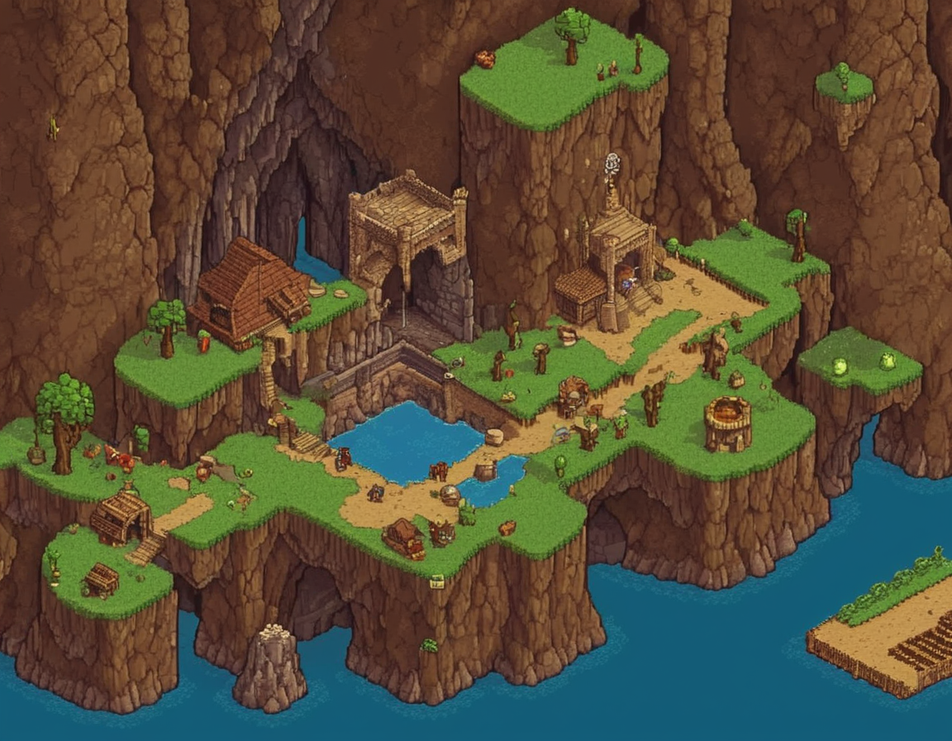
#> input picture MapGeneratorCode/2024-02-20_15-15-05_7307.png, 952 x 741 px, shrunk from 1152 x 896 before the run, found by its file name
$ python Clustering.py
#> lines starting #> are read from the running program, lines starting #| are printed output that depends on the picture
from PIL import Image
import numpy as np
from sklearn.cluster import KMeans

def extract_tiles(image_path, tile_size):
    # Charger l'image de la carte 2D
#> called with image_path = '2024-02-20_15-15-05_7307.png', tile_size = (32, 32)
    image = Image.open(image_path)
#> image is the input picture: PIL image 952x741 RGB; mean R, G, B 86.7, 78.4, 56.8
    width, height = image.size
#> width = 952; height = 741

    tiles = []

    # Parcourir l'image et extraire chaque tuile
    for y in range(0, height, tile_size[1]):
        for x in range(0, width, tile_size[0]):
            # Extraire la tuile à partir de l'image
            tile = image.crop((x, y, x + tile_size[0], y + tile_size[1]))
            tiles.append(tile)
#> after the loop, tiles = 720 items

    return tiles


def select_representative_tiles(tiles):
    # Convertir les tuiles en tableaux numpy
    tile_arrays = [np.array(tile) for tile in tiles]

    # Convertir les tableaux en un seul tableau 2D
    flat_tile_array = np.array(tile_arrays).reshape(len(tiles), -1)

    # Utiliser l'algorithme KMeans pour regrouper les tuiles
    kmeans = KMeans(n_clusters=256)
    kmeans.fit(flat_tile_array)

    # Sélectionner un représentant de chaque cluster
    representative_indices = []
    for cluster_center in kmeans.cluster_centers_:
        # Calculer les distances entre le centre du cluster et toutes les tuiles
        distances = np.linalg.norm(flat_tile_array - cluster_center, axis=1)

        # Trouver l'index de la tuile la plus proche du centre du cluster
        closest_tile_index = np.argmin(distances)

        # Ajouter l'index de la tuile sélectionnée à la liste des indices de tuiles représentatives
        representative_indices.append(closest_tile_index)

    # Sélectionner les tuiles représentatives en fonction des indices obtenus
    representative_tiles = [tiles[index] for index in representative_indices]

    return representative_tiles


def save_tiles(tiles, output_path):
    for i, tile in enumerate(tiles):
        try:
            tile.save(f"{output_path}/tile_{i}.png", "PNG")
        except Exception as e:
            print(f"Error saving tile {i}: {e}")

# Chemin de l'image de la carte 2D
image_path = "2024-02-20_15-15-05_7307.png"  # Remplacez par le chemin de votre image

# Taille des tuiles
tile_size = (32, 32)

# Extraire les tuiles
tiles = extract_tiles(image_path, tile_size)
#> tiles = 720 items

# Sélectionner les 32 tuiles les plus pertinentes
representative_tiles = select_representative_tiles(tiles)
#> in select_representative_tiles, `flat_tile_array = np.array(tile_arrays).reshape(len(tiles), -1)`:
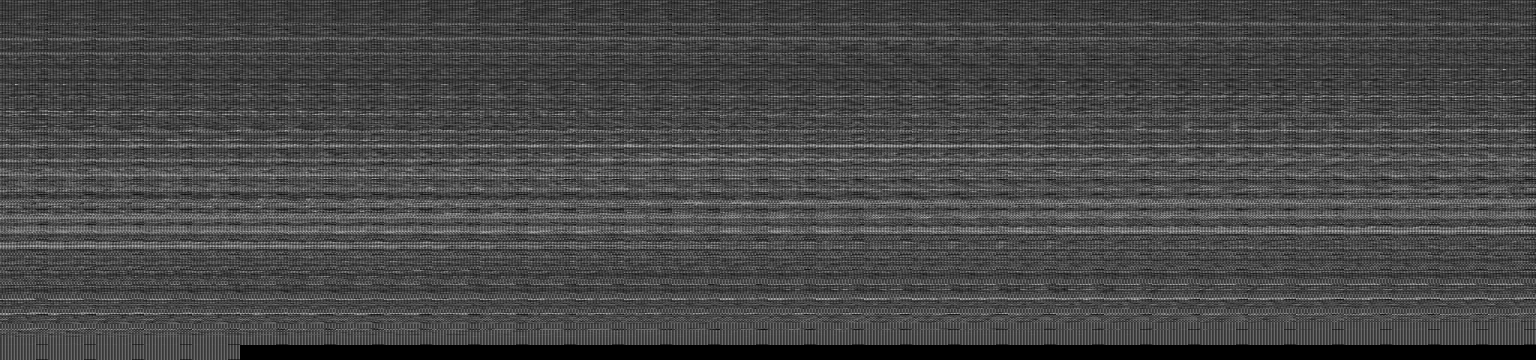
#> flat_tile_array: shape (720, 3072) (shown at 1/2 size); min 0, max 255, mean 70.8
#> the loop in select_representative_tiles, `for cluster_center in kmeans.cluster_centers_:` made 256 passes
#> closest_tile_index on passes 1 to 3: 395, 649, 86
#> after the loop in select_representative_tiles, `for cluster_center in kmeans.cluster_centers_:`: representative_indices = 256 values, max 702 at index 3, min 17 at index 145, mean 371.6
#> in select_representative_tiles, `representative_tiles = [tiles[index] for index in representative_indic..`: representative_tiles = 256 items
#> representative_tiles = 256 items

# Enregistrer chaque tuile représentative au format PNG
output_path = "output_folder"  # Remplacez par le chemin du dossier de sortie
save_tiles(representative_tiles, output_path)
#> the loop in save_tiles, `for i, tile in enumerate(tiles):` made 256 passes
#> pass 1, in save_tiles, `tile.save(f"{output_path}/tile_{i}.png", "PNG")`:
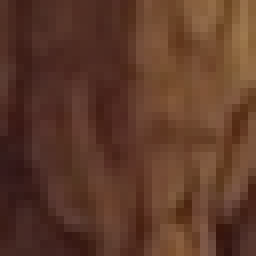
#> saved as tile_0.png: PIL image 32x32 RGB (shown 8 times larger); mean R, G, B 93.8, 57.8, 41.6
#> pass 2, in save_tiles, `tile.save(f"{output_path}/tile_{i}.png", "PNG")`:
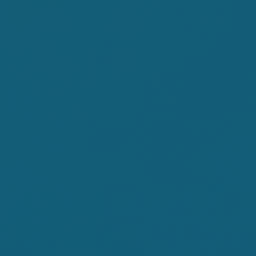
#> saved as tile_1.png: PIL image 32x32 RGB (shown 8 times larger); mean R, G, B 19, 92.7, 119.1

$ run again, with MapGeneratorCode/2024-02-20_15-58-44_8684.png copied over MapGeneratorCode/2024-02-20_15-15-05_7307.png
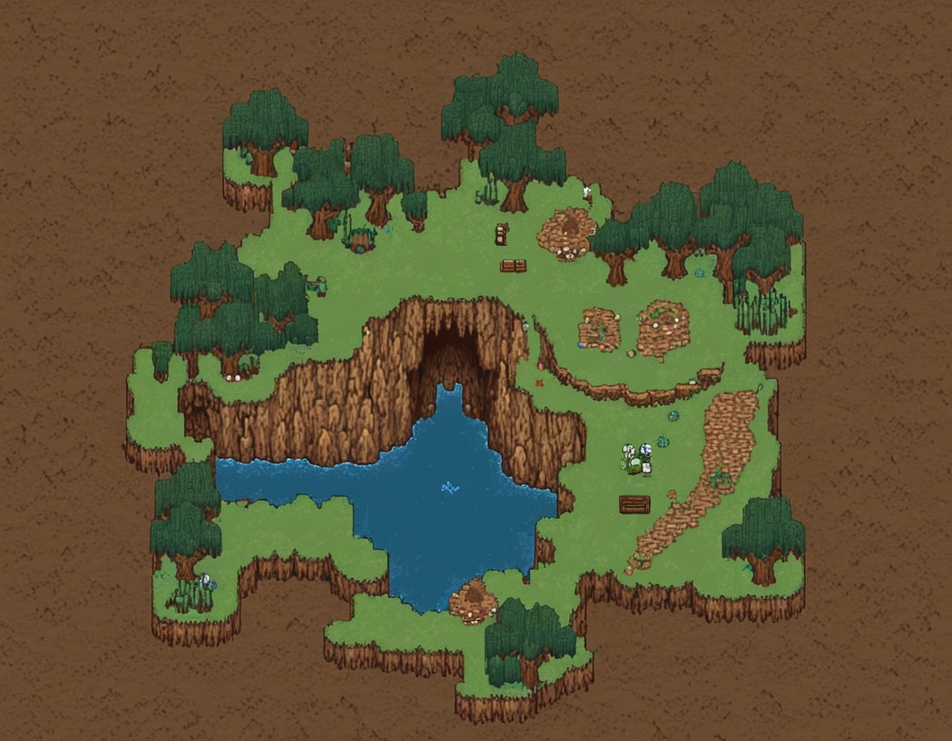
#> input picture MapGeneratorCode/2024-02-20_15-58-44_8684.png, 952 x 741 px, shrunk from 1152 x 896 before the run, found by its file name
#> in extract_tiles, image is the input picture: PIL image 952x741 RGB; mean R, G, B 93.9, 83.7, 54.2
#> after the loop in extract_tiles, `for y in range(0, height, tile_size[1]):`: tiles = 720 items
#> in select_representative_tiles, `flat_tile_array = np.array(tile_arrays).reshape(len(tiles), -1)`:
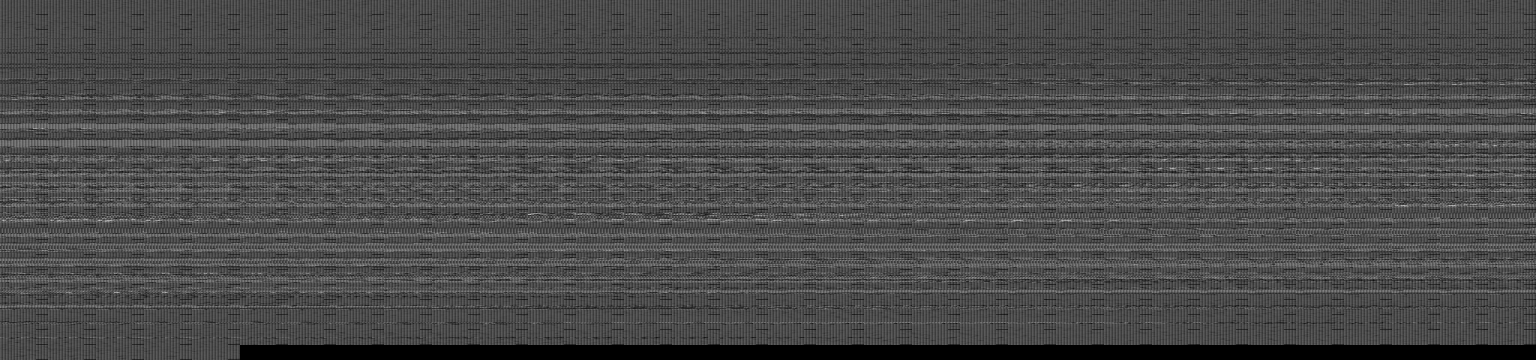
#> flat_tile_array: shape (720, 3072) (shown at 1/2 size); min 0, max 255, mean 73.9
#> the loop in select_representative_tiles, `for cluster_center in kmeans.cluster_centers_:` made 256 passes
#> closest_tile_index on passes 1 to 3: 395, 133, 700
#> after the loop in select_representative_tiles, `for cluster_center in kmeans.cluster_centers_:`: representative_indices = 256 values, max 700 at index 2, min 45 at index 22, mean 376.6
#> in select_representative_tiles, `representative_tiles = [tiles[index] for index in representative_indic..`: representative_tiles = 256 items
#> the loop in save_tiles, `for i, tile in enumerate(tiles):` made 256 passes
#> pass 2, in save_tiles, `tile.save(f"{output_path}/tile_{i}.png", "PNG")`:
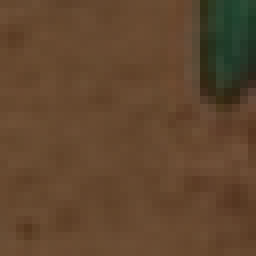
#> saved as tile_1.png: PIL image 32x32 RGB (shown 8 times larger); mean R, G, B 96.7, 70.4, 46.7
